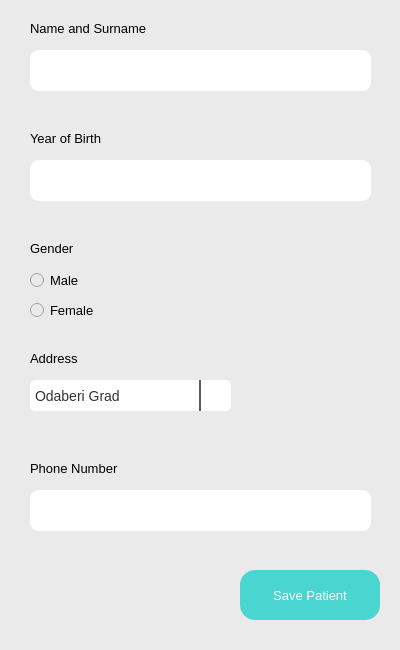
<?xml version="1.0" encoding="UTF-8"?>
<ui version="4.0">
 <class>Dialog</class>
 <widget class="QDialog" name="Dialog">
  <property name="geometry">
   <rect>
    <x>0</x>
    <y>0</y>
    <width>400</width>
    <height>650</height>
   </rect>
  </property>
  <property name="minimumSize">
   <size>
    <width>400</width>
    <height>650</height>
   </size>
  </property>
  <property name="maximumSize">
   <size>
    <width>400</width>
    <height>650</height>
   </size>
  </property>
  <property name="windowTitle">
   <string>New Patient</string>
  </property>
  <property name="styleSheet">
   <string notr="true">background-color: rgb(234, 234, 234);
border-radius: 15px;</string>
  </property>
  <widget class="QWidget" name="widget" native="true">
   <property name="geometry">
    <rect>
     <x>20</x>
     <y>20</y>
     <width>361</width>
     <height>91</height>
    </rect>
   </property>
   <property name="styleSheet">
    <string notr="true">QLineEdit {
	padding-left: 10px;
}</string>
   </property>
   <widget class="QLabel" name="nameLabel">
    <property name="geometry">
     <rect>
      <x>10</x>
      <y>0</y>
      <width>161</width>
      <height>16</height>
     </rect>
    </property>
    <property name="font">
     <font>
      <pointsize>10</pointsize>
     </font>
    </property>
    <property name="text">
     <string>Name and Surname</string>
    </property>
   </widget>
   <widget class="QLineEdit" name="nameLineEdit">
    <property name="geometry">
     <rect>
      <x>10</x>
      <y>30</y>
      <width>341</width>
      <height>41</height>
     </rect>
    </property>
    <property name="font">
     <font>
      <pointsize>10</pointsize>
     </font>
    </property>
    <property name="styleSheet">
     <string notr="true">background-color: rgb(255, 255, 255);
border-radius: 9px;</string>
    </property>
    <property name="cursorPosition">
     <number>0</number>
    </property>
    <property name="placeholderText">
     <string/>
    </property>
   </widget>
  </widget>
  <widget class="QWidget" name="widget_2" native="true">
   <property name="geometry">
    <rect>
     <x>20</x>
     <y>130</y>
     <width>361</width>
     <height>91</height>
    </rect>
   </property>
   <property name="styleSheet">
    <string notr="true">QLineEdit {
	padding-left: 10px;
}</string>
   </property>
   <widget class="QLabel" name="yearsLabel">
    <property name="geometry">
     <rect>
      <x>10</x>
      <y>0</y>
      <width>121</width>
      <height>16</height>
     </rect>
    </property>
    <property name="font">
     <font>
      <pointsize>10</pointsize>
     </font>
    </property>
    <property name="text">
     <string>Year of Birth</string>
    </property>
   </widget>
   <widget class="QLineEdit" name="yearsLineEdit">
    <property name="geometry">
     <rect>
      <x>10</x>
      <y>30</y>
      <width>341</width>
      <height>41</height>
     </rect>
    </property>
    <property name="font">
     <font>
      <pointsize>10</pointsize>
     </font>
    </property>
    <property name="styleSheet">
     <string notr="true">background-color: rgb(255, 255, 255);
border-radius: 9px;</string>
    </property>
    <property name="cursorPosition">
     <number>0</number>
    </property>
    <property name="placeholderText">
     <string/>
    </property>
   </widget>
  </widget>
  <widget class="QWidget" name="widget_3" native="true">
   <property name="geometry">
    <rect>
     <x>20</x>
     <y>240</y>
     <width>361</width>
     <height>91</height>
    </rect>
   </property>
   <widget class="QLabel" name="genderLabel">
    <property name="geometry">
     <rect>
      <x>10</x>
      <y>0</y>
      <width>121</width>
      <height>16</height>
     </rect>
    </property>
    <property name="font">
     <font>
      <pointsize>10</pointsize>
     </font>
    </property>
    <property name="text">
     <string>Gender</string>
    </property>
   </widget>
   <widget class="QRadioButton" name="radioButtonMale">
    <property name="geometry">
     <rect>
      <x>10</x>
      <y>30</y>
      <width>95</width>
      <height>20</height>
     </rect>
    </property>
    <property name="font">
     <font>
      <pointsize>10</pointsize>
     </font>
    </property>
    <property name="text">
     <string>Male</string>
    </property>
   </widget>
   <widget class="QRadioButton" name="radioButtonFemale">
    <property name="geometry">
     <rect>
      <x>10</x>
      <y>60</y>
      <width>95</width>
      <height>20</height>
     </rect>
    </property>
    <property name="font">
     <font>
      <pointsize>10</pointsize>
     </font>
    </property>
    <property name="text">
     <string>Female</string>
    </property>
   </widget>
  </widget>
  <widget class="QWidget" name="widget_4" native="true">
   <property name="geometry">
    <rect>
     <x>20</x>
     <y>350</y>
     <width>361</width>
     <height>91</height>
    </rect>
   </property>
   <widget class="QLabel" name="addressLabel">
    <property name="geometry">
     <rect>
      <x>10</x>
      <y>0</y>
      <width>151</width>
      <height>16</height>
     </rect>
    </property>
    <property name="font">
     <font>
      <pointsize>10</pointsize>
     </font>
    </property>
    <property name="text">
     <string>Address</string>
    </property>
   </widget>
   <widget class="QComboBox" name="comboBox">
    <property name="geometry">
     <rect>
      <x>10</x>
      <y>30</y>
      <width>201</width>
      <height>31</height>
     </rect>
    </property>
    <property name="styleSheet">
     <string notr="true">QComboBox {
    background-color: rgb(255, 255, 255);    /* Pozadina kada nije otvoren */
    color: #333333;               /* Boja teksta */
    border-radius: 5px;           /* Zaobljenost ivica */
    padding: 5px;                 /* Unutrašnji razmak */
    font-size: 14px;              /* Veličina fonta */
}

QComboBox:hover {
    background-color: rgb(222, 222, 222);    /* Pozadina kada je miš iznad */
    color: black;
}

QComboBox::drop-down {
    border-left: 2px solid #5c5c5c; /* Ivice između dugmeta za otvaranje */
    width: 30px;                     /* Širina dugmeta za otvaranje */
}

QComboBox::down-arrow {
    image: url(:/icons8-drop-down-16.png);   /* Putanja do slike za strelicu nadole */
    width: 16px;                  /* Širina strelice */
    height: 16px;                 /* Visina strelice */
}


QComboBox QAbstractItemView {
    background-color: #ffffff;    /* Pozadina padajuće liste */
    selection-background-color: rgb(185, 185, 185);  /* Boja pozadine selektovanog elementa */
    selection-color: rgb(39, 39, 39);     /* Boja teksta selektovanog elementa */
    font-size: 14px;              /* Veličina fonta za stavke u padajućoj listi */
    outline: none;
    
}</string>
    </property>
    <property name="currentText">
     <string/>
    </property>
    <property name="placeholderText">
     <string>Odaberi Grad</string>
    </property>
    <item>
     <property name="text">
      <string>Tuzla</string>
     </property>
    </item>
    <item>
     <property name="text">
      <string>Srebrenik</string>
     </property>
    </item>
    <item>
     <property name="text">
      <string>Živinice</string>
     </property>
    </item>
    <item>
     <property name="text">
      <string>Gračanica</string>
     </property>
    </item>
    <item>
     <property name="text">
      <string>Gradačac</string>
     </property>
    </item>
    <item>
     <property name="text">
      <string>Kladanj</string>
     </property>
    </item>
    <item>
     <property name="text">
      <string>Sarajevo</string>
     </property>
    </item>
    <item>
     <property name="text">
      <string>Brčko</string>
     </property>
    </item>
    <item>
     <property name="text">
      <string>Olovo</string>
     </property>
    </item>
    <item>
     <property name="text">
      <string>Bijeljina</string>
     </property>
    </item>
    <item>
     <property name="text">
      <string>Zvornik</string>
     </property>
    </item>
    <item>
     <property name="text">
      <string>Drugi Grad</string>
     </property>
    </item>
   </widget>
  </widget>
  <widget class="QWidget" name="widget_5" native="true">
   <property name="geometry">
    <rect>
     <x>20</x>
     <y>460</y>
     <width>361</width>
     <height>91</height>
    </rect>
   </property>
   <property name="styleSheet">
    <string notr="true">QLineEdit {
	padding-left: 10px;
}</string>
   </property>
   <widget class="QLabel" name="phoneLabel">
    <property name="geometry">
     <rect>
      <x>10</x>
      <y>0</y>
      <width>121</width>
      <height>16</height>
     </rect>
    </property>
    <property name="font">
     <font>
      <pointsize>10</pointsize>
     </font>
    </property>
    <property name="text">
     <string>Phone Number</string>
    </property>
   </widget>
   <widget class="QLineEdit" name="phoneLineEdit">
    <property name="geometry">
     <rect>
      <x>10</x>
      <y>30</y>
      <width>341</width>
      <height>41</height>
     </rect>
    </property>
    <property name="font">
     <font>
      <pointsize>10</pointsize>
     </font>
    </property>
    <property name="styleSheet">
     <string notr="true">background-color: rgb(255, 255, 255);
border-radius: 9px;</string>
    </property>
    <property name="cursorPosition">
     <number>0</number>
    </property>
    <property name="placeholderText">
     <string/>
    </property>
   </widget>
  </widget>
  <widget class="QPushButton" name="saveNewPatientButton">
   <property name="geometry">
    <rect>
     <x>240</x>
     <y>570</y>
     <width>140</width>
     <height>50</height>
    </rect>
   </property>
   <property name="maximumSize">
    <size>
     <width>140</width>
     <height>50</height>
    </size>
   </property>
   <property name="cursor">
    <cursorShape>PointingHandCursor</cursorShape>
   </property>
   <property name="styleSheet">
    <string notr="true">QPushButton {
	background-color: rgb(74, 213, 208);
    color: rgb(255, 255, 255);
    width: 115px;
    height: 45px;
    font-size:10pt;
}

QPushButton::pressed {
	background-color: rgb(170, 255, 255);
    color: rgb(132, 132, 132);
}</string>
   </property>
   <property name="text">
    <string>Save Patient</string>
   </property>
  </widget>
 </widget>
 <resources/>
 <connections/>
</ui>
